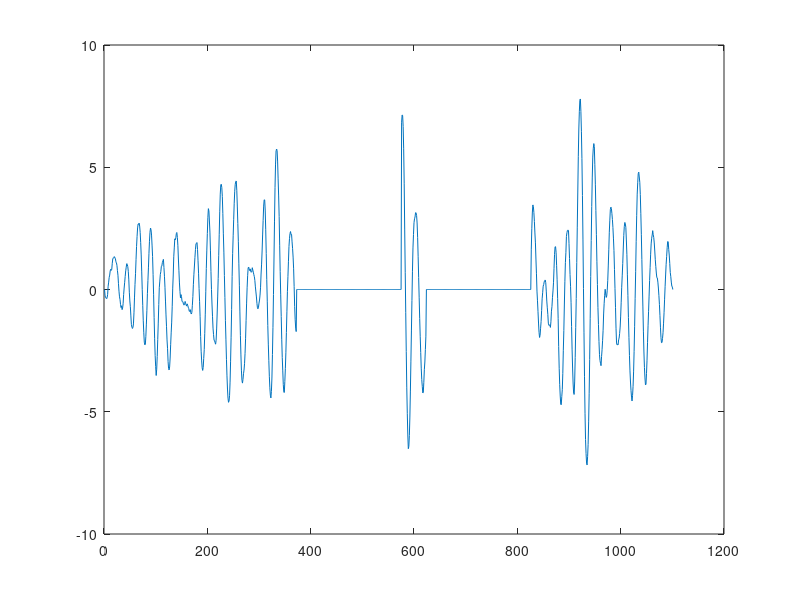

Source code (MATLAB):
% Construction du vecteur de temps 
% La durée du signal est de 4 \mu secondes 
% pour 101 echantillons
duree_symbole = 4;
Ne = 101;
pas = duree_symbole*(1/(Ne-1));
t=0:pas:duree_symbole;

% Construction du symbole
s_signal = sin(2*pi*t);

%plot(t, s_signal);

% Construction du signal reçu 
% Ajout d'un délais, d'une atténuation et d'un bruit 
tr = 0:pas:40;
signal_recu = zeros(1 , length(tr));
OFFSETS = [15 25];
%%offset = 15; % instant debut reception symbole 
INDICES_INSERTIONS = floor(OFFSETS ./ pas);
%%indice_insertion = floor(offset / pas); % indice d'insertion du symbole 
for i=1:length(OFFSETS)
  signal_recu(INDICES_INSERTIONS(i):INDICES_INSERTIONS(i)+length(s_signal)-1) = s_signal;
end 

% Atténuation du signal en reception
facteur_att = 1;
signal_recu = signal_recu * facteur_att;

% Ajout du bruit
bruit = randn(1, length(signal_recu));
puiss_bruit = 0.4;
signal_recu = signal_recu + puiss_bruit * bruit;
%plot(tr, signal_recu);

% Réponse impulsionnelle = symbole inversé pour maximiser le SNR
rep_impul = fliplr(s_signal);

% Sortie du filtre
sortie = conv(signal_recu, rep_impul);
 plot(sortie);

% Recherche des indices où la corrélation est maximale
INDICES_CORREL_MAX = zeros(1, length(OFFSETS)); 
for i=1:length(OFFSETS)
  [mx, imx] = max(sortie);
  INDICES_CORREL_MAX(i) = imx;
  sortie(imx - floor(length(s_signal)):imx + floor(length(s_signal))) = 0; 
end
plot(sortie);

% Normalisation par rapport au pas utilisé 
%%instant_fin_reception = (imx * pas);
INSTANTS_FIN_RECEPTION = INDICES_CORREL_MAX .* pas;

% Test de la réussite de notre réception
for i=1:length(OFFSETS)
  if INSTANTS_FIN_RECEPTION(i) == (OFFSETS(i) + duree_symbole)
    disp("Succes");
  else
    disp("Erreur de détection");
  endif
end


